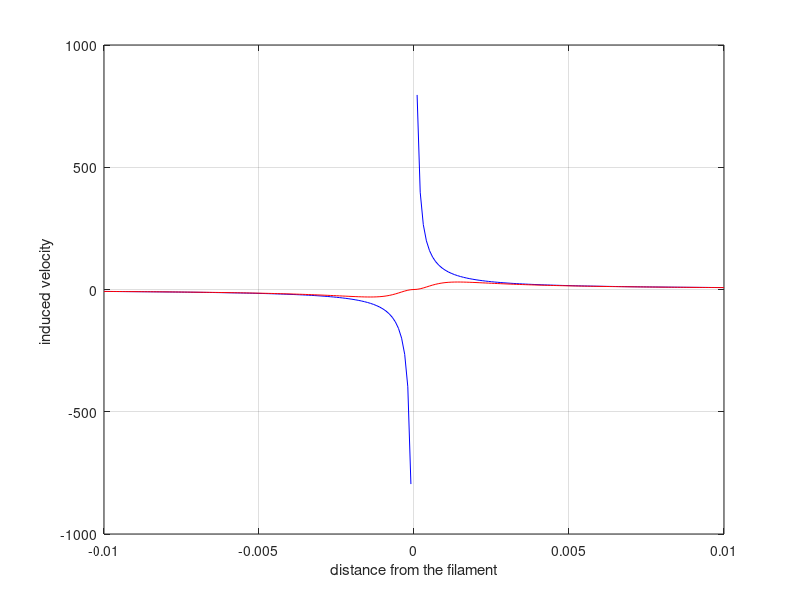

Write MATLAB code to recreate this figure.
clear all
close all



delta = -0.01:0.0001:0.01;
epsilon1 = 0.001;
epsilon2 = 0.0025;
epsilon3 = 0.01;


V_d1 = (0.25/pi)*sign(delta).*(delta.^2)./((delta.^2 + epsilon1^2).^(3/2));
V_d2 = (0.25/pi)*sign(delta).*(delta.^2)./((delta.^2 + epsilon2^2).^(3/2));
V_d3 = (0.25/pi)*sign(delta).*(delta.^2)./((delta.^2 + epsilon3^2).^(3/2));
V = (0.25/pi)*1./delta;



figure(1)
plot(delta,V,'b')
hold on
plot(delta,V_d1,'r')
% hold on
% plot(delta,V_d2,'k')
% hold on
% plot(delta,V_d3,'g')
grid on
xlabel('distance from the filament')
ylabel('induced velocity ')
% legend('singular model','\epsilon = c/4','\epsilon = c/8','\epsilon = c/16')